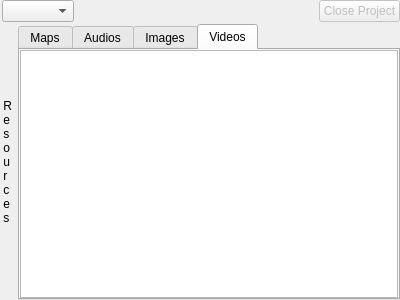
<?xml version="1.0" encoding="UTF-8"?>
<ui version="4.0">
 <class>MProjectController</class>
 <widget class="QWidget" name="MProjectController">
  <property name="geometry">
   <rect>
    <x>0</x>
    <y>0</y>
    <width>400</width>
    <height>300</height>
   </rect>
  </property>
  <property name="windowTitle">
   <string notr="true"/>
  </property>
  <layout class="QVBoxLayout" name="verticalLayout">
   <property name="spacing">
    <number>0</number>
   </property>
   <property name="leftMargin">
    <number>0</number>
   </property>
   <property name="topMargin">
    <number>0</number>
   </property>
   <property name="rightMargin">
    <number>0</number>
   </property>
   <property name="bottomMargin">
    <number>0</number>
   </property>
   <item>
    <widget class="QWidget" name="widget" native="true">
     <layout class="QHBoxLayout" name="horizontalLayout">
      <property name="spacing">
       <number>0</number>
      </property>
      <property name="leftMargin">
       <number>2</number>
      </property>
      <property name="topMargin">
       <number>0</number>
      </property>
      <property name="rightMargin">
       <number>0</number>
      </property>
      <property name="bottomMargin">
       <number>2</number>
      </property>
      <item>
       <widget class="QComboBox" name="project_selector">
        <property name="currentText">
         <string/>
        </property>
       </widget>
      </item>
      <item>
       <spacer name="horizontalSpacer">
        <property name="orientation">
         <enum>Qt::Orientation::Horizontal</enum>
        </property>
        <property name="sizeHint" stdset="0">
         <size>
          <width>40</width>
          <height>20</height>
         </size>
        </property>
       </spacer>
      </item>
      <item>
       <widget class="QPushButton" name="close_project_button">
        <property name="enabled">
         <bool>false</bool>
        </property>
        <property name="text">
         <string>Close Project</string>
        </property>
       </widget>
      </item>
     </layout>
    </widget>
   </item>
   <item>
    <widget class="QWidget" name="widget_2" native="true">
     <property name="sizePolicy">
      <sizepolicy hsizetype="Preferred" vsizetype="Expanding">
       <horstretch>0</horstretch>
       <verstretch>0</verstretch>
      </sizepolicy>
     </property>
     <layout class="QHBoxLayout" name="horizontalLayout_2">
      <property name="leftMargin">
       <number>0</number>
      </property>
      <property name="topMargin">
       <number>0</number>
      </property>
      <property name="rightMargin">
       <number>0</number>
      </property>
      <property name="bottomMargin">
       <number>0</number>
      </property>
      <item>
       <widget class="QLabel" name="label">
        <property name="text">
         <string>&amp;nbsp;R&lt;br&gt;&amp;nbsp;e&lt;br&gt;&amp;nbsp;s&lt;br&gt;&amp;nbsp;o&lt;br&gt;&amp;nbsp;u&lt;br&gt;&amp;nbsp;r&lt;br&gt;&amp;nbsp;c&lt;br&gt;&amp;nbsp;e&lt;br&gt;&amp;nbsp;s</string>
        </property>
        <property name="textFormat">
         <enum>Qt::TextFormat::RichText</enum>
        </property>
       </widget>
      </item>
      <item>
       <widget class="QTabWidget" name="tabWidget">
        <property name="contextMenuPolicy">
         <enum>Qt::ContextMenuPolicy::NoContextMenu</enum>
        </property>
        <property name="currentIndex">
         <number>3</number>
        </property>
        <widget class="QWidget" name="map_tab">
         <attribute name="title">
          <string>Maps</string>
         </attribute>
         <layout class="QHBoxLayout" name="horizontalLayout_3">
          <property name="spacing">
           <number>0</number>
          </property>
          <property name="leftMargin">
           <number>0</number>
          </property>
          <property name="topMargin">
           <number>0</number>
          </property>
          <property name="rightMargin">
           <number>0</number>
          </property>
          <property name="bottomMargin">
           <number>0</number>
          </property>
          <item>
           <widget class="QListView" name="map_list_view">
            <property name="contextMenuPolicy">
             <enum>Qt::ContextMenuPolicy::CustomContextMenu</enum>
            </property>
           </widget>
          </item>
         </layout>
        </widget>
        <widget class="QWidget" name="audio_tab">
         <attribute name="title">
          <string>Audios</string>
         </attribute>
         <layout class="QHBoxLayout" name="horizontalLayout_5">
          <property name="spacing">
           <number>0</number>
          </property>
          <property name="leftMargin">
           <number>0</number>
          </property>
          <property name="topMargin">
           <number>0</number>
          </property>
          <property name="rightMargin">
           <number>0</number>
          </property>
          <property name="bottomMargin">
           <number>0</number>
          </property>
          <item>
           <widget class="QListView" name="audio_list_view">
            <property name="contextMenuPolicy">
             <enum>Qt::ContextMenuPolicy::CustomContextMenu</enum>
            </property>
           </widget>
          </item>
         </layout>
        </widget>
        <widget class="QWidget" name="image_tab">
         <attribute name="title">
          <string>Images</string>
         </attribute>
         <layout class="QHBoxLayout" name="horizontalLayout_4">
          <property name="spacing">
           <number>0</number>
          </property>
          <property name="leftMargin">
           <number>0</number>
          </property>
          <property name="topMargin">
           <number>0</number>
          </property>
          <property name="rightMargin">
           <number>0</number>
          </property>
          <property name="bottomMargin">
           <number>0</number>
          </property>
          <item>
           <widget class="QListView" name="image_list_view">
            <property name="contextMenuPolicy">
             <enum>Qt::ContextMenuPolicy::CustomContextMenu</enum>
            </property>
           </widget>
          </item>
         </layout>
        </widget>
        <widget class="QWidget" name="video_tab">
         <attribute name="title">
          <string>Videos</string>
         </attribute>
         <layout class="QHBoxLayout" name="horizontalLayout_6">
          <property name="spacing">
           <number>0</number>
          </property>
          <property name="leftMargin">
           <number>0</number>
          </property>
          <property name="topMargin">
           <number>0</number>
          </property>
          <property name="rightMargin">
           <number>0</number>
          </property>
          <property name="bottomMargin">
           <number>0</number>
          </property>
          <item>
           <widget class="QListView" name="video_list_view">
            <property name="contextMenuPolicy">
             <enum>Qt::ContextMenuPolicy::CustomContextMenu</enum>
            </property>
           </widget>
          </item>
         </layout>
        </widget>
       </widget>
      </item>
     </layout>
    </widget>
   </item>
  </layout>
 </widget>
 <resources/>
 <connections/>
</ui>
